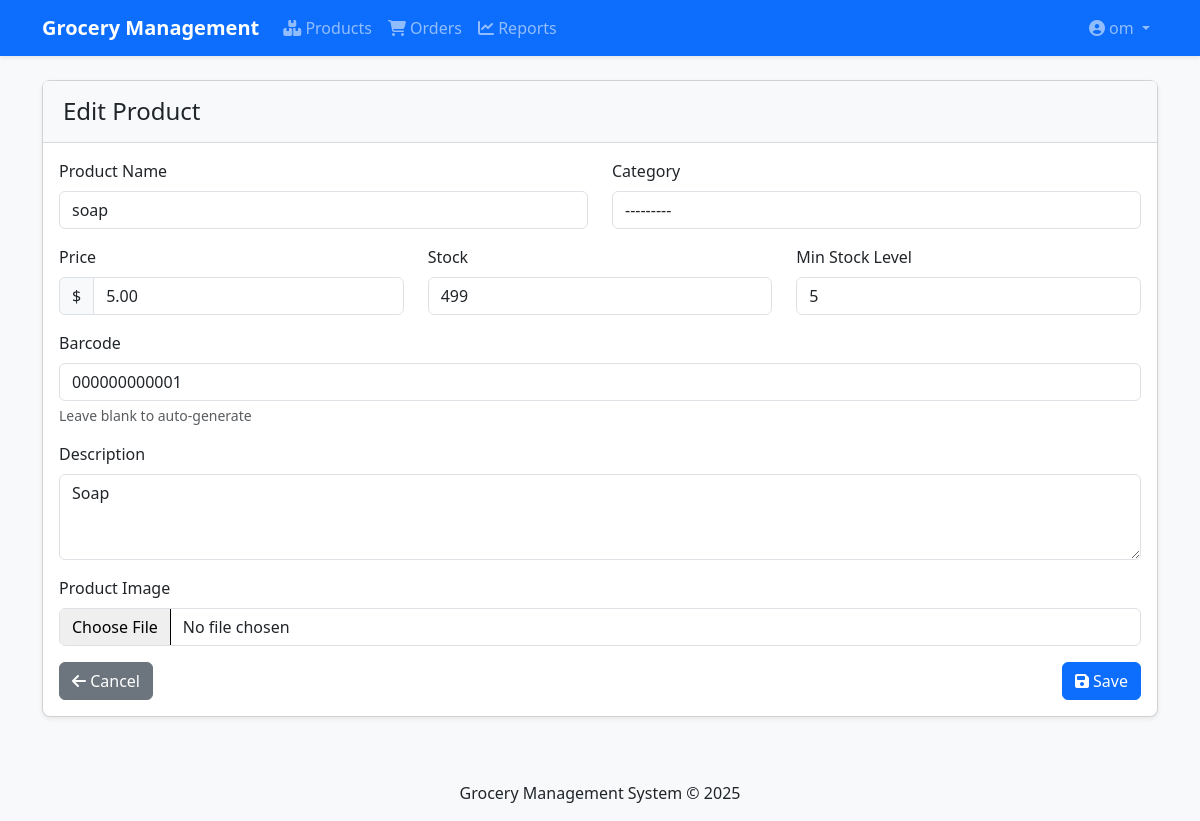
Page /products/1/update/ (signed in) on the committed database.
### users/models.py (models this page shows, shortened)
class User(AbstractUser):
    is_admin = models.BooleanField(default=False)
    is_staff = models.BooleanField(default=False)
    phone = models.CharField(max_length=20, blank=True, null=True)
    address = models.TextField(blank=True, null=True)
    class Meta:
        verbose_name = _('user')
        verbose_name_plural = _('users')

### products/models.py (models this page shows, shortened)
class Product(models.Model):
    barcode = models.CharField(max_length=50, unique=True, blank=True)
    name = models.CharField(max_length=200)
    category = models.ForeignKey(Category, on_delete=models.SET_NULL, null=True, blank=True)
    description = models.TextField(blank=True)
    price = models.DecimalField(max_digits=10, decimal_places=2, validators=[MinValueValidator(0.01)])
    stock = models.IntegerField(validators=[MinValueValidator(0)])
    min_stock_level = models.IntegerField(default=5, validators=[MinValueValidator(0)])
    created_at = models.DateTimeField(default=timezone.now)
    updated_at = models.DateTimeField(auto_now=True)
    image = models.ImageField(upload_to='products/', blank=True, null=True)

### products/views.py (the view)
# urls.py: path('<int:pk>/update/', views.product_update, name='product_update'),
@login_required
def product_update(request, pk):
    product = get_object_or_404(Product, pk=pk)
    if request.method == 'POST':
        form = ProductForm(request.POST, request.FILES, instance=product)
        if form.is_valid():
            form.save()
            messages.success(request, 'Product updated successfully!')
            return redirect('product_list')
    else:
        form = ProductForm(instance=product)
    return render(request, 'products/form.html', {'form': form})

### products/forms.py (shortened to what this page needs)
class ProductForm(forms.ModelForm):
    class Meta:
        model = Product
        fields = ['barcode', 'name', 'category', 'description',
                 'price', 'stock', 'min_stock_level', 'image']
        widgets = {
            'description': forms.Textarea(attrs={'rows': 3}),
        }
    def __init__(self, *args, **kwargs):
        super().__init__(*args, **kwargs)
        self.fields['price'].validators = [MinValueValidator(0.01)]
        self.fields['stock'].validators = [MinValueValidator(0)]
        self.fields['min_stock_level'].validators = [MinValueValidator(0)]

### products/models.py (called while the page is built)
    def __str__(self):
        return self.name

### templates/products/form.html (shortened to what this page needs)
{% extends 'base.html' %}
{% block content %}
<div class="card">
    <div class="card-header">
        <h4 class="mb-0">{% if form.instance.pk %}Edit{% else %}Add{% endif %} Product</h4>
    </div>
    <div class="card-body">
        <form method="post" enctype="multipart/form-data">
            <div class="row mb-3">
                <div class="col-md-6">
                    <label for="{{ form.name.id_for_label }}" class="form-label">Product Name</label>
                    {{ form.name }}
                </div>
                <div class="col-md-6">
                    <label for="{{ form.category.id_for_label }}" class="form-label">Category</label>
                    {{ form.category }}
                </div>
            </div>
            <div class="row mb-3">
                <div class="col-md-4">
                    <label for="{{ form.price.id_for_label }}" class="form-label">Price</label>
                    <div class="input-group">
                        <span class="input-group-text">$</span>
                        {{ form.price }}
                    </div>
                </div>
                <div class="col-md-4">
                    <label for="{{ form.stock.id_for_label }}" class="form-label">Stock</label>
                    {{ form.stock }}
                </div>
                <div class="col-md-4">
                    <label for="{{ form.min_stock_level.id_for_label }}" class="form-label">Min Stock Level</label>
                    {{ form.min_stock_level }}
                </div>
            </div>
            <div class="mb-3">
                <label for="{{ form.barcode.id_for_label }}" class="form-label">Barcode</label>
                {{ form.barcode }}
                <div class="form-text">Leave blank to auto-generate</div>
            </div>
            <div class="mb-3">
                <label for="{{ form.description.id_for_label }}" class="form-label">Description</label>
                {{ form.description }}
            </div>
            <div class="mb-3">
                <label for="{{ form.image.id_for_label }}" class="form-label">Product Image</label>
                {{ form.image }}
            </div>
            <div class="d-flex justify-content-between">
                <a href="{% url 'products:product_list' %}" class="btn btn-secondary">
                    <i class="fas fa-arrow-left"></i> Cancel
                </a>
                <button type="submit" class="btn btn-primary">
                    <i class="fas fa-save"></i> Save
                </button>
            </div>
        </form>
    </div>
</div>
{% endblock %}

### templates/base.html (shortened to what this page needs)
<!DOCTYPE html>
<html lang="en">
<head>
    <link href="https://cdn.jsdelivr.net/npm/bootstrap@5.3.0/dist/css/bootstrap.min.css" rel="stylesheet">
    <link rel="stylesheet" href="https://cdnjs.cloudflare.com/ajax/libs/font-awesome/6.4.0/css/all.min.css">
    <link rel="stylesheet" href="/static/css/style.css">
</head>
<body>
    <nav class="navbar navbar-expand-lg navbar-dark bg-primary">
        <div class="container">
            <a class="navbar-brand" href="{% url 'dashboard' %}">Grocery Management</a>
            <div class="collapse navbar-collapse" id="navbarNav">
                <ul class="navbar-nav me-auto">
                    {% if user.is_authenticated %}
                    <li class="nav-item">
                        <a class="nav-link" href="{% url 'products:product_list' %}"><i class="fas fa-boxes"></i> Products</a>
                    </li>
                    <li class="nav-item">
                        <a class="nav-link" href="{% url 'orders:order_list' %}"><i class="fas fa-shopping-cart"></i> Orders</a>
                    </li>
                    <li class="nav-item">
                        <a class="nav-link" href="{% url 'reports:sales_report' %}"><i class="fas fa-chart-line"></i> Reports</a>
                    </li>
                    {% endif %}
                </ul>
                <ul class="navbar-nav">
                    {% if user.is_authenticated %}
                    <li class="nav-item dropdown">
                        <a class="nav-link dropdown-toggle" href="#" id="navbarDropdown" role="button" data-bs-toggle="dropdown">
                            <i class="fas fa-user-circle"></i> {{ user.username }}
                        </a>
                    </li>
                    {% else %}
                    <li class="nav-item">
                        <a class="nav-link" href="{% url 'login' %}"><i class="fas fa-sign-in-alt"></i> Login</a>
                    </li>
                    {% endif %}
                </ul>
            </div>
        </div>
    </nav>
    <div class="container mt-4">
        {% block content %}{% endblock %}
    </div>
    <footer class="mt-5 py-3 bg-light">
        <div class="container text-center">
            <p class="mb-0">Grocery Management System &copy; {% now "Y" %}</p>
        </div>
    </footer>
</body>
</html>

### static/css/style.css (style rules this page uses)
body { background-color: #f8f9fa; font-family: 'Segoe UI', Tahoma, Geneva, Verdana, sans-serif; }
.card { border-radius: 0.5rem; box-shadow: 0 0.125rem 0.25rem rgba(0, 0, 0, 0.075); margin-bottom: 1.5rem; }
.card-header { border-bottom: 1px solid rgba(0, 0, 0, 0.125); padding: 1rem 1.25rem; background-color: #f8f9fa; }
.navbar { box-shadow: 0 0.125rem 0.25rem rgba(0, 0, 0, 0.075); }
.navbar-brand { font-weight: 600; }
.form-label { font-weight: 500; }

### rows in the picture
User: username "om"
Product: name "soap", category "---------", price "5.00", stock "499", min_stock_level "5", barcode "000000000001", description "Soap"
